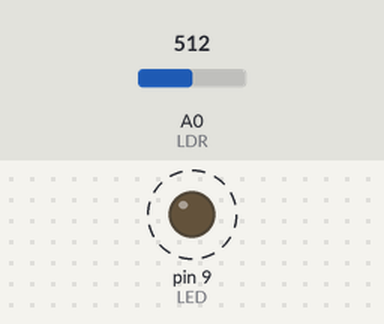
The sketch below on a simulated Arduino Uno, built with avr-gcc and run on an emulated ATmega328P. Shown: output pins drawn as LEDs (lit = HIGH). Dashed ring = blinking. The test bench sets the inputs (shaded band); at power-on: A0 (LDR) = 512.

Above: at 1.8 s.
1.9 s: A0 (LDR) set to 0
At 3.3 s:
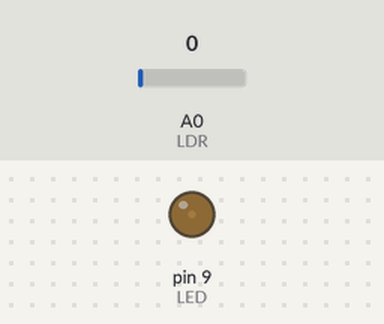
3.6 s: A0 (LDR) set to 122
At 3.9 s:
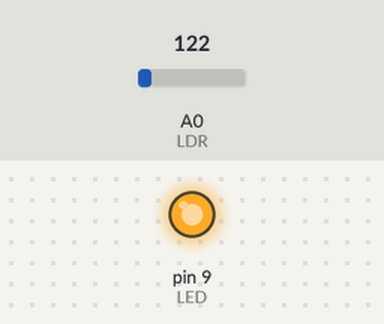
Timing chart, 0 to 13.1 s (numbered marks = the images above; inputs shaded):
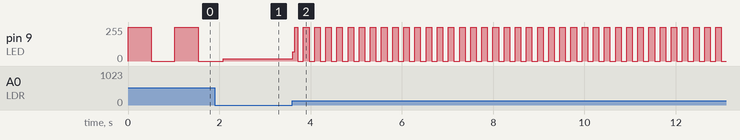

Measured:
- after the input at 3.6 s, pin 9 (LED): 18/255 → 69/255 at once, then moves between 0/255 and 255/255, repeating every 0.24 s
- by itself, pin 9 (LED): alternates 255/255 for 0.51 s and 0/255 for 0.51 s

The sketch:

sketch_light_sensor_analogue.ino
```cpp
// Constants
const int LED = 9;
const int LDR = A0;

// Variables
int val = 0;        // reading from the LDR

void setup() {
  // Tell Arduino which pins are input and output
  pinMode(LED, OUTPUT);
  pinMode(LDR, INPUT);
}

void loop() {
  // Read the value from the LDR
  val = analogRead(LDR);

  // Flash the LED, using the LDR value as the delay
  digitalWrite(LED,HIGH);
  delay(val);
  digitalWrite(LED,LOW);
  delay(val);
}
```
